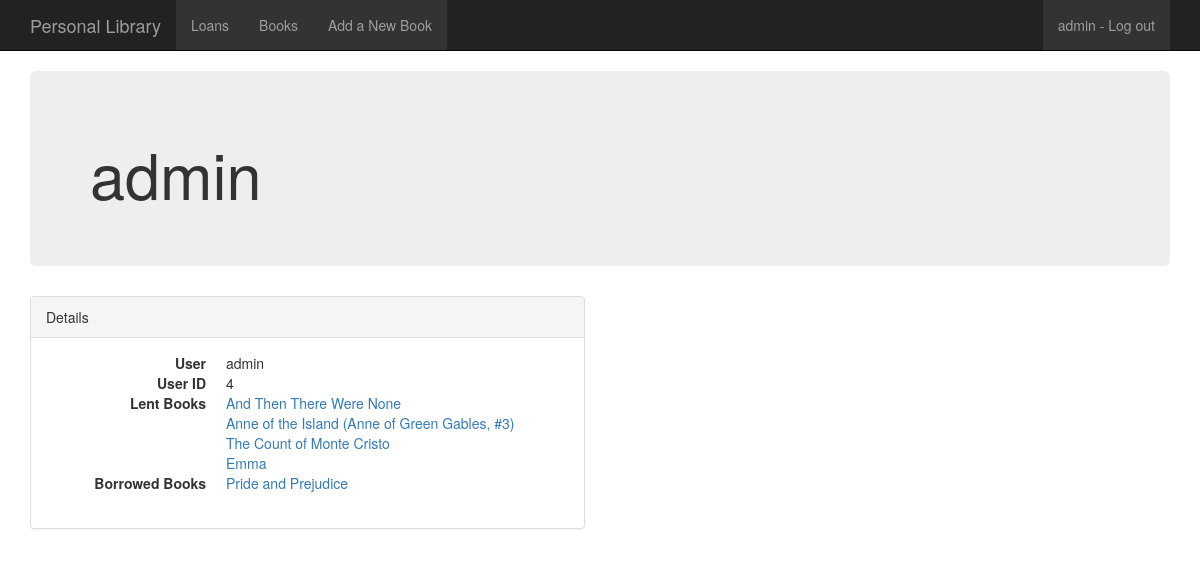
Page /user/4 on the committed database.
### libraryapp/models.py (models this page shows, shortened)
class Loans(models.Model):
	date_created = models.DateTimeField(auto_now_add=True)
	borrowed_from = models.ForeignKey(User, related_name='borrowed_from')
	borrower = models.ForeignKey(User, related_name='borrower')
	book = models.ForeignKey(Book, related_name='loans')

class Book(models.Model):
	title = models.CharField(max_length=256)
	isbn = models.IntegerField(null=True)
	author = models.ForeignKey(Author, related_name='books')
	small_image_url = models.URLField(max_length=200, null=True, blank=True)
	publisher = models.CharField(max_length=256, null=True)
	num_pages = models.IntegerField(null=True)
	pubyear = models.IntegerField(null=True, blank=True, default=0)
	pubday = models.IntegerField(null=True, blank=True)
	pubmonth = models.IntegerField(choices=MONTHS, null=True, blank=True)
	rating = models.CharField(max_length=256, null=True)
	url = models.URLField(max_length=200, null=True, blank=True)
	description = models.CharField(max_length=10000, null=True)

### libraryapp/views.py (the view)
# urls.py: url(r'^user/(?P<pk>\d+)$', UserDetail.as_view(), name='user_detail'),
class UserDetail(DetailView):
    model = User
    def get_context_data(self, **kwargs):
        context = super(UserDetail, self).get_context_data(**kwargs)
        context['borrower'] = self.object.borrower.all()
        context['borrowed_from'] = self.object.borrowed_from.all()
        return context

### libraryapp/templates/auth/user_detail.html (shortened to what this page needs)
{% extends 'libraryapp/base.html' %}
{% block content %}
<div class="container">
  <div class="jumbotron">
    <h1>{{user}}</h1>
  </div>
  <div class="row">
    <div class="col-md-6">
      <div class="panel panel-default">
        <div class="panel-heading">Details</div>
        <div class="panel-body">
          <dl class="dl-horizontal">
          	<dt>User</dt>
            <dd>{{user}}</dd>
            <dt>User ID</dt>
            <dd>{{user.id}}</dd>
            <dt>Lent Books</dt>
            {% for lent in borrowed_from %}
            <dd><a href = "/books/{{lent.book.id}}">{{lent.book.title}}</a></dd>
            {% endfor %}
            <dt>Borrowed Books</dt>
            {% for borrow in borrower %}
            <dd><a href = "/books/{{borrow.book.id}}">{{borrow.book.title}}</a></dd>
            {% endfor %}
          </dl>
        </div>
      </div>
    </div>
{% endblock %}

### libraryapp/templates/libraryapp/base.html (shortened to what this page needs)
{% load staticfiles %}
<!DOCTYPE html>
<html>
	<head>
		{% block head %}
			{% block style %}
				<link rel="stylesheet" type="text/css" href="{% static 'css/bootstrap.min.css' %}" />
			{% endblock %}
		{% endblock %}
	</head>
	{% block body %}
	<body class="{% block bodyclass %}{% endblock %}">
		<div class="wrapper">
			{% block navbar %}
				<div class="navbar navbar-static-top {% block bootstrap_navbar_variant %}navbar-inverse{% endblock %}">
					<div class="container">
						<span>
							{% block branding %}
								<a class='navbar-brand' rel="nofollow" href='/'>
									Personal Library
								</a>
							{% endblock %}
						</span>
						<ul class="nav navbar-nav pull-left">
						  <li><a href="/loans">Loans</a></li>
						  <li><a href="/books">Books</a></li>
						  <li><a href="/choose">Add a New Book</a></li>
						</ul>
				<ul class="nav navbar-nav pull-right">
                {% block userlinks %}
                  {% if user.is_authenticated %}
                    <li>
                      <a href="/logout?next={{request.path}}">
                        {{user}} - Log out
                      </a>
                    </li>
                  {% else %}
                    <li>
                      <a href="/login?next={{request.path}}">Log in</a>
                    </li>
                  {% endif %}
                {% endblock %}
              </ul>
					</div>
				</div>
			{% endblock %}
			{% block content %}
			{% endblock %}
		</div>
	</body>
	{% endblock %}
</html>

### libraryapp/templates/libraryapp/base.html (style rules this page uses)
ul { list-style-type: none; margin: 0; padding: 0; overflow: hidden; background-color: #333; }
li { float: left; }
li a { display: block; color: white; text-align: center; padding: 14px 16px; text-decoration: none; }

### rows in the picture
Loans: book "And Then There Were None"
Loans: book "Anne of the Island (Anne of Green Gables, #3)"
Loans: book "The Count of Monte Cristo"
Loans: book "Emma"
Loans: book "Pride and Prejudice"

### other values in the picture
{{ user }} "admin"
{{ user.id }} "4"
